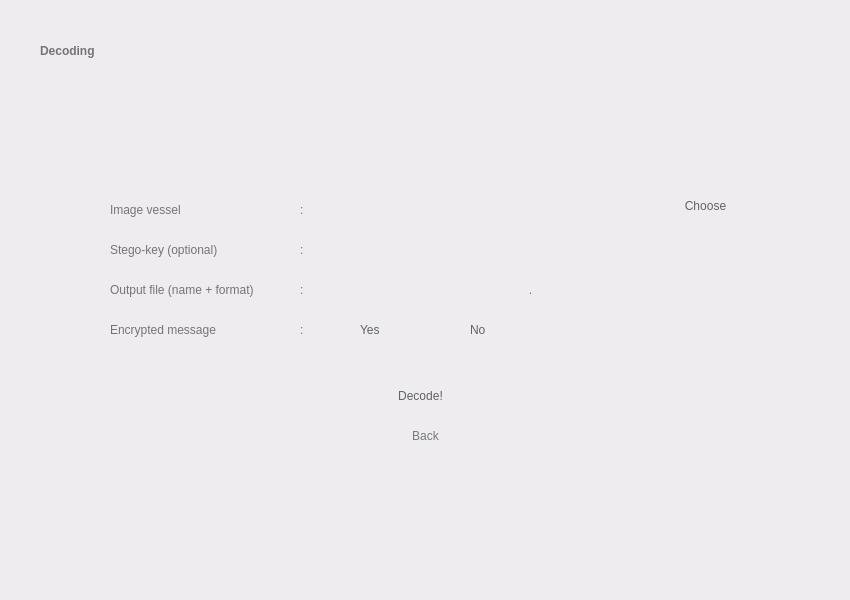
<?xml version="1.0" encoding="UTF-8"?>
<ui version="4.0">
 <class>Widget</class>
 <widget class="QWidget" name="Widget">
  <property name="geometry">
   <rect>
    <x>0</x>
    <y>0</y>
    <width>850</width>
    <height>600</height>
   </rect>
  </property>
  <property name="windowTitle">
   <string>Widget</string>
  </property>
  <property name="styleSheet">
   <string notr="true">background-color: rgb(238, 236, 239);</string>
  </property>
  <widget class="QWidget" name="widget1" native="true">
   <property name="geometry">
    <rect>
     <x>0</x>
     <y>0</y>
     <width>850</width>
     <height>600</height>
    </rect>
   </property>
   <property name="styleSheet">
    <string notr="true">QWidget#widget1 {background-color: rgb(246, 245, 247);};

</string>
   </property>
   <widget class="QLabel" name="label">
    <property name="geometry">
     <rect>
      <x>40</x>
      <y>30</y>
      <width>241</width>
      <height>41</height>
     </rect>
    </property>
    <property name="styleSheet">
     <string notr="true">background-color: rgba(255, 255, 255, 0);
color: rgb(116, 116, 118);
font: 36pt &quot;Product Sans&quot;;
font-weight: bold;
</string>
    </property>
    <property name="text">
     <string>Decoding</string>
    </property>
    <property name="alignment">
     <set>Qt::AlignLeading|Qt::AlignLeft|Qt::AlignVCenter</set>
    </property>
   </widget>
   <widget class="QPushButton" name="goButton">
    <property name="geometry">
     <rect>
      <x>340</x>
      <y>370</y>
      <width>161</width>
      <height>51</height>
     </rect>
    </property>
    <property name="styleSheet">
     <string notr="true">font: 17pt &quot;Product Sans&quot;;
color: rgb(96, 99, 103);
border-radius: 25px;
</string>
    </property>
    <property name="text">
     <string>Decode!</string>
    </property>
   </widget>
   <widget class="QLabel" name="label_4">
    <property name="geometry">
     <rect>
      <x>110</x>
      <y>200</y>
      <width>101</width>
      <height>20</height>
     </rect>
    </property>
    <property name="styleSheet">
     <string notr="true">background-color: rgba(255, 255, 255, 0);
font: 15pt &quot;Product Sans&quot;;
color: rgb(116, 116, 118);</string>
    </property>
    <property name="text">
     <string>Image vessel</string>
    </property>
    <property name="alignment">
     <set>Qt::AlignLeading|Qt::AlignLeft|Qt::AlignVCenter</set>
    </property>
   </widget>
   <widget class="QLineEdit" name="vesselField">
    <property name="geometry">
     <rect>
      <x>320</x>
      <y>190</y>
      <width>341</width>
      <height>31</height>
     </rect>
    </property>
    <property name="styleSheet">
     <string notr="true">border-radius: 2px;
padding-left: 10px;
color: rgb(116, 116, 118);
</string>
    </property>
    <property name="readOnly">
     <bool>true</bool>
    </property>
   </widget>
   <widget class="QLineEdit" name="stegoKeyField">
    <property name="geometry">
     <rect>
      <x>320</x>
      <y>230</y>
      <width>201</width>
      <height>31</height>
     </rect>
    </property>
    <property name="styleSheet">
     <string notr="true">border-radius: 2px;
padding-left: 10px;
color: rgb(116, 116, 118);
</string>
    </property>
   </widget>
   <widget class="QLineEdit" name="outputFileField">
    <property name="geometry">
     <rect>
      <x>320</x>
      <y>270</y>
      <width>201</width>
      <height>31</height>
     </rect>
    </property>
    <property name="styleSheet">
     <string notr="true">border-radius: 2px;
padding-left: 10px;
color: rgb(116, 116, 118);
</string>
    </property>
   </widget>
   <widget class="QLineEdit" name="outputFormatField">
    <property name="geometry">
     <rect>
      <x>540</x>
      <y>270</y>
      <width>121</width>
      <height>31</height>
     </rect>
    </property>
    <property name="styleSheet">
     <string notr="true">border-radius: 2px;
padding-left: 10px;
color: rgb(116, 116, 118);
</string>
    </property>
   </widget>
   <widget class="QPushButton" name="vesselButton">
    <property name="geometry">
     <rect>
      <x>670</x>
      <y>190</y>
      <width>71</width>
      <height>31</height>
     </rect>
    </property>
    <property name="styleSheet">
     <string notr="true">font: 15pt &quot;Product Sans&quot;;
color: rgb(96, 99, 103);
border-radius: 15px;
</string>
    </property>
    <property name="text">
     <string>Choose</string>
    </property>
   </widget>
   <widget class="QLabel" name="label_5">
    <property name="geometry">
     <rect>
      <x>520</x>
      <y>280</y>
      <width>21</width>
      <height>20</height>
     </rect>
    </property>
    <property name="styleSheet">
     <string notr="true">background-color: rgba(255, 255, 255, 0);
font: 15pt &quot;Product Sans&quot;;
color: rgb(116, 116, 118);</string>
    </property>
    <property name="text">
     <string>.</string>
    </property>
    <property name="alignment">
     <set>Qt::AlignCenter</set>
    </property>
   </widget>
   <widget class="QRadioButton" name="encButton_1">
    <property name="geometry">
     <rect>
      <x>340</x>
      <y>320</y>
      <width>101</width>
      <height>20</height>
     </rect>
    </property>
    <property name="styleSheet">
     <string notr="true">font: 15pt &quot;Product Sans&quot;;
border-radius: 4px;
color: rgb(96, 99, 103);
background-color: rgba(255, 255, 255, 0);
</string>
    </property>
    <property name="text">
     <string>Yes</string>
    </property>
    <attribute name="buttonGroup">
     <string notr="true">buttonGroup_3</string>
    </attribute>
   </widget>
   <widget class="QRadioButton" name="encButton_2">
    <property name="geometry">
     <rect>
      <x>450</x>
      <y>320</y>
      <width>51</width>
      <height>20</height>
     </rect>
    </property>
    <property name="styleSheet">
     <string notr="true">font: 15pt &quot;Product Sans&quot;;
background-color: rgba(255, 255, 255, 0);
border-radius: 4px;
color: rgb(96, 99, 103);
</string>
    </property>
    <property name="text">
     <string>No</string>
    </property>
    <attribute name="buttonGroup">
     <string notr="true">buttonGroup_3</string>
    </attribute>
   </widget>
   <widget class="QLabel" name="label_10">
    <property name="geometry">
     <rect>
      <x>110</x>
      <y>240</y>
      <width>171</width>
      <height>20</height>
     </rect>
    </property>
    <property name="styleSheet">
     <string notr="true">background-color: rgba(255, 255, 255, 0);
font: 15pt &quot;Product Sans&quot;;
color: rgb(116, 116, 118);</string>
    </property>
    <property name="text">
     <string>Stego-key (optional)</string>
    </property>
    <property name="alignment">
     <set>Qt::AlignLeading|Qt::AlignLeft|Qt::AlignVCenter</set>
    </property>
   </widget>
   <widget class="QLabel" name="label_11">
    <property name="geometry">
     <rect>
      <x>110</x>
      <y>280</y>
      <width>181</width>
      <height>20</height>
     </rect>
    </property>
    <property name="styleSheet">
     <string notr="true">background-color: rgba(255, 255, 255, 0);
font: 15pt &quot;Product Sans&quot;;
color: rgb(116, 116, 118);</string>
    </property>
    <property name="text">
     <string>Output file (name + format)</string>
    </property>
    <property name="alignment">
     <set>Qt::AlignLeading|Qt::AlignLeft|Qt::AlignVCenter</set>
    </property>
   </widget>
   <widget class="QLabel" name="label_14">
    <property name="geometry">
     <rect>
      <x>300</x>
      <y>200</y>
      <width>16</width>
      <height>20</height>
     </rect>
    </property>
    <property name="styleSheet">
     <string notr="true">background-color: rgba(255, 255, 255, 0);
font: 15pt &quot;Product Sans&quot;;
color: rgb(116, 116, 118);</string>
    </property>
    <property name="text">
     <string>:</string>
    </property>
    <property name="alignment">
     <set>Qt::AlignLeading|Qt::AlignLeft|Qt::AlignVCenter</set>
    </property>
   </widget>
   <widget class="QLabel" name="label_17">
    <property name="geometry">
     <rect>
      <x>300</x>
      <y>240</y>
      <width>16</width>
      <height>20</height>
     </rect>
    </property>
    <property name="styleSheet">
     <string notr="true">background-color: rgba(255, 255, 255, 0);
font: 15pt &quot;Product Sans&quot;;
color: rgb(116, 116, 118);</string>
    </property>
    <property name="text">
     <string>:</string>
    </property>
    <property name="alignment">
     <set>Qt::AlignLeading|Qt::AlignLeft|Qt::AlignVCenter</set>
    </property>
   </widget>
   <widget class="QLabel" name="label_18">
    <property name="geometry">
     <rect>
      <x>300</x>
      <y>280</y>
      <width>16</width>
      <height>20</height>
     </rect>
    </property>
    <property name="styleSheet">
     <string notr="true">background-color: rgba(255, 255, 255, 0);
font: 15pt &quot;Product Sans&quot;;
color: rgb(116, 116, 118);</string>
    </property>
    <property name="text">
     <string>:</string>
    </property>
    <property name="alignment">
     <set>Qt::AlignLeading|Qt::AlignLeft|Qt::AlignVCenter</set>
    </property>
   </widget>
   <widget class="QLabel" name="label_19">
    <property name="geometry">
     <rect>
      <x>110</x>
      <y>320</y>
      <width>181</width>
      <height>20</height>
     </rect>
    </property>
    <property name="styleSheet">
     <string notr="true">background-color: rgba(255, 255, 255, 0);
font: 15pt &quot;Product Sans&quot;;
color: rgb(116, 116, 118);</string>
    </property>
    <property name="text">
     <string>Encrypted message</string>
    </property>
    <property name="alignment">
     <set>Qt::AlignLeading|Qt::AlignLeft|Qt::AlignVCenter</set>
    </property>
   </widget>
   <widget class="QLabel" name="label_20">
    <property name="geometry">
     <rect>
      <x>300</x>
      <y>320</y>
      <width>16</width>
      <height>20</height>
     </rect>
    </property>
    <property name="styleSheet">
     <string notr="true">background-color: rgba(255, 255, 255, 0);
font: 15pt &quot;Product Sans&quot;;
color: rgb(116, 116, 118);</string>
    </property>
    <property name="text">
     <string>:</string>
    </property>
    <property name="alignment">
     <set>Qt::AlignLeading|Qt::AlignLeft|Qt::AlignVCenter</set>
    </property>
   </widget>
   <widget class="QPushButton" name="backButton">
    <property name="geometry">
     <rect>
      <x>390</x>
      <y>420</y>
      <width>71</width>
      <height>31</height>
     </rect>
    </property>
    <property name="styleSheet">
     <string notr="true">font: 12pt &quot;Product Sans&quot;;
color: rgb(118, 121, 128);
background-color: rgba(255, 255, 255, 0);
border-radius: 15px;
</string>
    </property>
    <property name="text">
     <string>Back</string>
    </property>
   </widget>
  </widget>
 </widget>
 <resources/>
 <connections/>
 <buttongroups>
  <buttongroup name="buttonGroup_2"/>
  <buttongroup name="buttonGroup_3"/>
 </buttongroups>
</ui>
